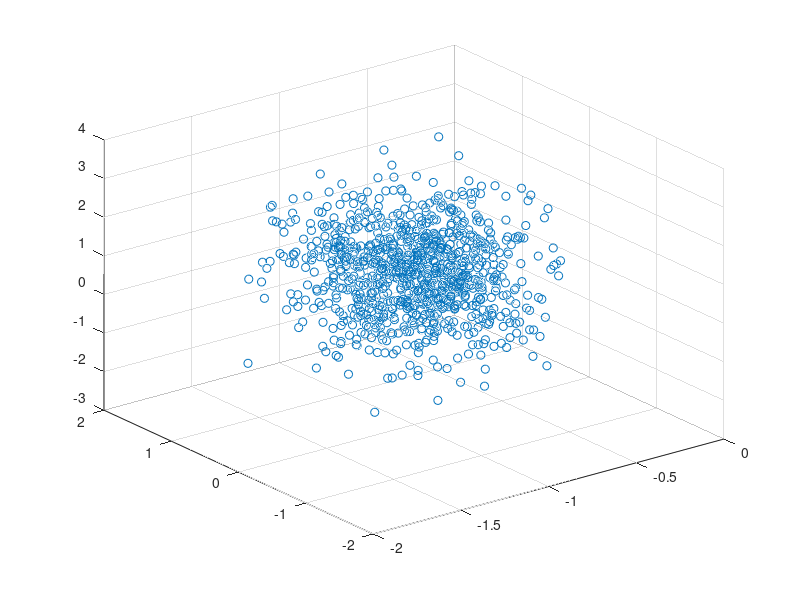

MATLAB code to generate this figure:
% Combine three univariate distributions into a multivariate distribution.

% Release all variables from the current workspace, clearing memory.
clear

% Random number seeding.
rng('default');
rng(1);

% Create three 1-by-100 vectors of normally distributed random numbers.
% Give each distribution a unique mean and standard deviation.
mean_A = -1;
mean_B = 0;
mean_C = 1;
%
std_dev_A = 0.25;
std_dev_B = 0.50;
std_dev_C = 0.75;
%
vals_per_variable = 100;
vec_rand_A = std_dev_A.*randn(vals_per_variable, 1) + mean_A;
vec_rand_B = std_dev_B.*randn(vals_per_variable, 1) + mean_B;
vec_rand_C = std_dev_C.*randn(vals_per_variable, 1) + mean_C;

% Calculate covariance.
CovAB = (vec_rand_A - mean(vec_rand_A))'*(vec_rand_B - mean(vec_rand_B)) / (vals_per_variable - 1);
CovBA = CovAB;
CovAC = (vec_rand_A - mean(vec_rand_A))'*(vec_rand_C - mean(vec_rand_C)) / (vals_per_variable - 1);
CovCA = CovAC;
CovBC = (vec_rand_B - mean(vec_rand_B))'*(vec_rand_C - mean(vec_rand_C)) / (vals_per_variable - 1);
CovCB = CovBC;
cov_combined = [var(vec_rand_A) CovAB           CovAC; ...
                CovBA           var(vec_rand_B) CovBC; ...
                CovCA           CovCB           var(vec_rand_C)];

% Plot 1000 random samples from the combined distribution.
% Assumes: the contributing distributions are Gaussian.
% Assumes: the Statistics and Machine Learning Toolbox is installed.
rnd_samples = mvnrnd([mean_A mean_B mean_C], ...
                     cov_combined, 1000);
scatter3(rnd_samples(:,1), rnd_samples(:,2), rnd_samples(:,3));
